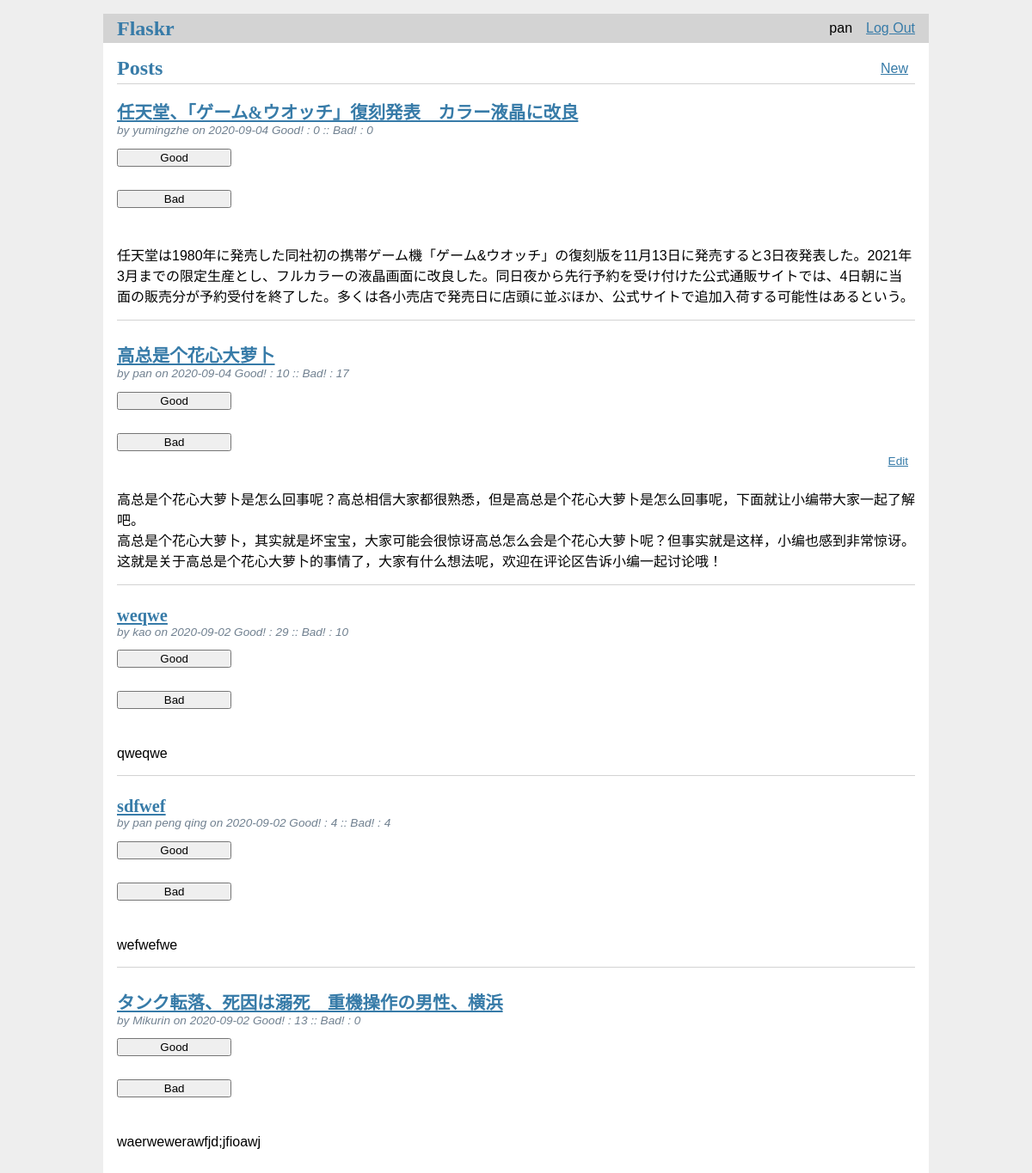
Page / (signed in) on the committed database.
### tables this page shows
CREATE TABLE user (
  id INTEGER PRIMARY KEY AUTOINCREMENT,
  username TEXT UNIQUE NOT NULL,
  password TEXT NOT NULL
);

CREATE TABLE post (
  id INTEGER PRIMARY KEY AUTOINCREMENT,
  author_id INTEGER NOT NULL,
  created TIMESTAMP NOT NULL DEFAULT CURRENT_TIMESTAMP,
  title TEXT NOT NULL,
  body TEXT NOT NULL,
  good INTEGER DEFAULT 0,
  bad INTEGER DEFAULT 0,
  FOREIGN KEY (author_id) REFERENCES user (id)
);

### flaskr/blog.py (the view)
@bp.route('/')
def index():
    db = get_db()
    posts = db.execute(
        'SELECT p.id, title, body, created, author_id, username, good, bad'
        ' FROM post p JOIN user u ON p.author_id = u.id'
        ' ORDER BY created DESC'
    ).fetchall()
    return render_template('blog/index.html', posts=posts)

### flaskr/auth.py (called while the page is built)
@bp.before_app_request
def load_logged_in_user():
    user_id = session.get('user_id')
    if user_id is None:
        g.user = None
    else:
        g.user = get_db().execute(
            'SELECT * FROM user WHERE id = ?', (user_id,)
        ).fetchone()

### flaskr/db.py (called while the page is built)
def get_db():
    if 'db' not in g:
        g.db = sqlite3.connect(
            current_app.config['DATABASE'],
            detect_types=sqlite3.PARSE_DECLTYPES
        )
        g.db.row_factory = sqlite3.Row
    return g.db

### flaskr/templates/blog/index.html
{% extends 'base.html' %}
{% block header %}
<h1>{% block title %}Posts{% endblock %}</h1>
{% if g.user %}
<a class="action" href="{{ url_for('blog.create') }}">New</a>
{% endif %}
{% endblock %}
{% block content %}
{% for post in posts %}
<article class="post">
    <header>
        <div>
            <h1> <a href="{{ url_for('blog.post_page', id= post['id']) }}"> {{ post['title'] }} </a> </h1>
            <div class="about"> by {{ post['username'] }} on {{ post['created'].strftime('%Y-%m-%d') }} Good! : {{
                post['good']}} :: Bad! : {{post['bad']}}
            </div>
            <form action="{{ url_for('blog.good', id=post['id']) }}" method="post">
                <input type="submit" value="Good">
            </form>
            <form action="{{ url_for('blog.bad', id=post['id']) }}" method="post">
                <input type="submit" value="Bad">
            </form>
        </div>
        {% if g.user['id'] == post['author_id'] %}
        <a class="action" href="{{ url_for('blog.update', id=post['id']) }}">Edit</a>
        {% endif %}
    </header>
    <p class="body">{{ post['body'] }}</p>
</article>
{% if not loop.last %}
<hr>
{% endif %}
{% endfor %}
{% endblock %}

### flaskr/templates/base.html (shortened to what this page needs)
<!doctype html>
<link rel="stylesheet" href="{{ url_for('static', filename='style.css') }}">
<nav>
  <h1> <a href="{{ url_for('blog.index')}}"> Flaskr </a> </h1>
  <ul>
    {% if g.user %}
      <li><span>{{ g.user['username'] }}</span>
      <li><a href="{{ url_for('auth.logout') }}">Log Out</a>
    {% else %}
      <li><a href="{{ url_for('auth.register') }}">Register</a>
      <li><a href="{{ url_for('auth.login') }}">Log In</a>
    {% endif %}
  </ul>
</nav>
<section class="content">
  <header>
    {% block header %}{% endblock %}
  </header>
  {% block content %}{% endblock %}
</section>

### flaskr/static/style.css (style rules this page uses)
h1 { font-family: serif; color: #377ba8; margin: 1rem 0; }
a { color: #377ba8; }
hr { border: none; border-top: 1px solid lightgray; }
nav { background: lightgray; display: flex; align-items: center; padding: 0 0.5rem; }
nav h1 { flex: auto; margin: 0; }
nav h1 a { text-decoration: none; padding: 0.25rem 0.5rem; }
nav ul { display: flex; list-style: none; margin: 0; padding: 0; }
nav ul li a, nav ul li span, header .action { display: block; padding: 0.5rem; }
.content { padding: 0 1rem 1rem; }
.content > header { border-bottom: 1px solid lightgray; display: flex; align-items: flex-end; }
.content > header h1 { flex: auto; margin: 1rem 0 0.25rem 0; }
.post > header { display: flex; align-items: flex-end; font-size: 0.85em; }
.post > header > div:first-of-type { flex: auto; }
.post > header h1 { font-size: 1.5em; margin-bottom: 0; }
.post .about { color: slategray; font-style: italic; }
.post .body { white-space: pre-line; }
.content:last-child { margin-bottom: 0; }
.content form { margin: 1em 0; display: flex; flex-direction: column; }
.content input, .content textarea { margin-bottom: 1em; }
input[type=submit] { align-self: start; min-width: 10em; }

### rows in the picture
user: user.username "pan"
post: title "任天堂、「ゲーム&ウオッチ」復刻発表 カラー液晶に改良", username "yumingzhe", created "2020-09-04", good "0", bad "0", body "任天堂は1980年に発売した同社初の携帯ゲーム機「ゲーム&ウオッチ」の復刻版を11月13日に発売すると3日夜発表した。2021年3月までの限定生産とし、フルカラーの液晶画面に改良した。同日夜から先行予約を受け付けた公式通販サイトでは、4日朝に当面の販売分が予約受付を終了した。多くは各小売店で発売日に店頭に並ぶほか、公式サイトで追加入荷する可能性はあるという。"
post: title "高总是个花心大萝卜", username "pan", created "2020-09-04", good "10", bad "17", body "高总是个花心大萝卜是怎么回事呢？高总相信大家都很熟悉，但是高总是个花心大萝卜是怎么回事呢，下面就让小编带大家一起了解吧。 高总是个花心大萝卜，其实就是坏宝宝，大家可能会很惊讶高总怎么会是个花心大萝卜呢？但事实就是这样，小编也感到非常惊讶。 这就是关于高总是个花心大萝卜的事情了，大家有什么想法呢，欢迎在评论区告诉小编一起讨论哦！"
post: title "weqwe", username "kao", created "2020-09-02", good "29", bad "10", body "qweqwe"
post: title "sdfwef", username "pan peng qing", created "2020-09-02", good "4", bad "4", body "wefwefwe"
post: title "タンク転落、死因は溺死 重機操作の男性、横浜", username "Mikurin", created "2020-09-02", good "13", bad "0", body "waerwewerawfjd;jfioawj"
